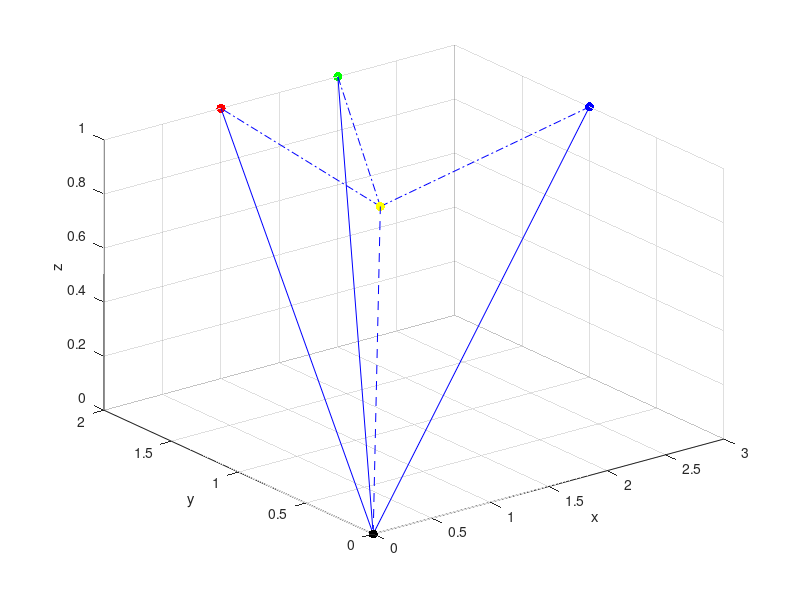

Write the MATLAB code that produced this figure. (Note: this script raises an error after producing the figure.)
%tester3

%initial plot
figure
pt0 = [0,0,0];
pt1 = [1,2,1];
pt2 = [2,2,1];
pt3 = [3,1,1];

plot3(pt0(1),pt0(2),pt0(3),'k.','MarkerSize',20), hold on, grid on
plot3(pt1(1),pt1(2),pt1(3),'r.','MarkerSize',20), hold on
plot3(pt2(1),pt2(2),pt2(3),'g.','MarkerSize',20), hold on
plot3(pt3(1),pt3(2),pt3(3),'b.','MarkerSize',20), hold on
xlabel('x')
ylabel('y')
zlabel('z')

plot3([pt0(1) pt1(1)],[pt0(2) pt1(2)],[pt0(3) pt1(3)], 'b'), hold on

plot3([pt0(1) pt2(1)],[pt0(2) pt2(2)],[pt0(3) pt2(3)], 'b'), hold on

plot3([pt0(1) pt3(1)],[pt0(2) pt3(2)],[pt0(3) pt3(3)], 'b'), hold on

trueMid = [(pt0(1)+pt1(1)+pt2(1)+pt3(1))/4, (pt0(2)+pt1(2)+pt2(2)+pt3(2))/4,(pt0(3)+pt1(3)+pt2(3)+pt3(3))/4];
%trueMid = [1 1 0];
plot3(trueMid(1),trueMid(2),trueMid(3),'y.', 'MarkerSize',20)

plot3([pt0(1) trueMid(1)],[pt0(2) trueMid(2)], [pt0(3) trueMid(3)], 'b--'), hold on
plot3([trueMid(1) pt1(1)],[trueMid(2) pt1(2)], [trueMid(3) pt1(3)], 'b-.'), hold on
plot3([trueMid(1) pt2(1)],[trueMid(2) pt2(2)], [trueMid(3) pt2(3)], 'b-.'), hold on
plot3([trueMid(1) pt3(1)],[trueMid(2) pt3(2)], [trueMid(3) pt3(3)], 'b-.'), hold on

ted = tripDist(pt0,pt1) + tripDist(pt0,pt2) + tripDist(pt0,pt3);
ted1 = (tripDist(pt0,trueMid) + tripDist(trueMid,pt1) + tripDist(trueMid,pt2) + tripDist(trueMid,pt3));



